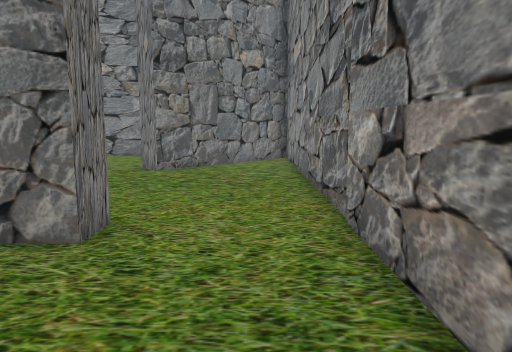
view 1 (above)

24 first-person views from a walk through a scene from a Unity 3-D project. The camera is 1.5 m above the floor, tilts 8° down and sees 70° across. The floor is counted in squares, 1 m on a side. Each view is taken from the middle of a square. On the plan, view 1 faces up. The plan holds only what a view shows up to about 16 squares ahead; the rest is blank. The place goes on beyond the plan. Some surface patterns are stand-ins.

view 2
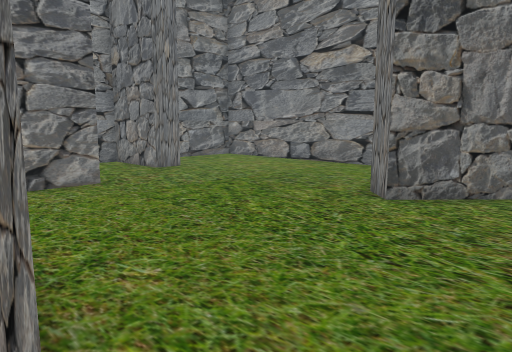

view 3
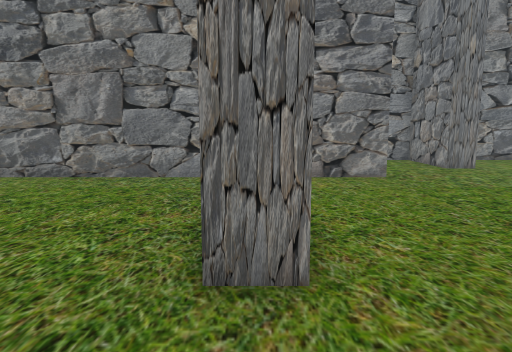

view 4
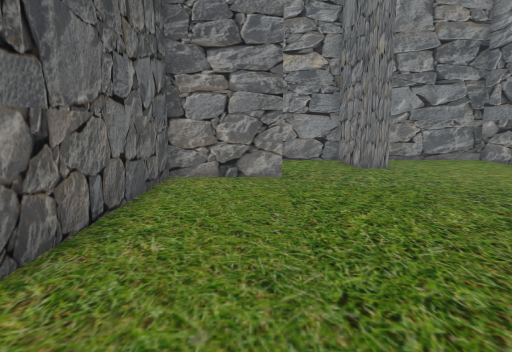

view 5
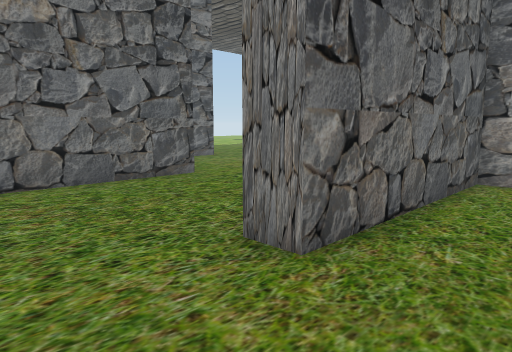

view 6
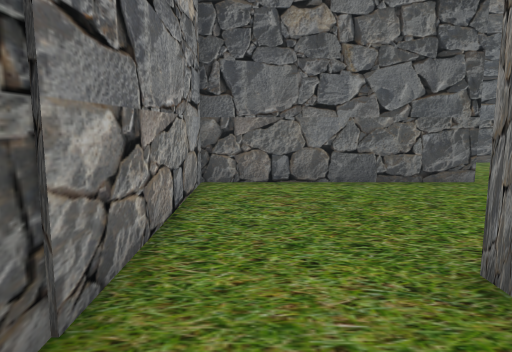

view 7
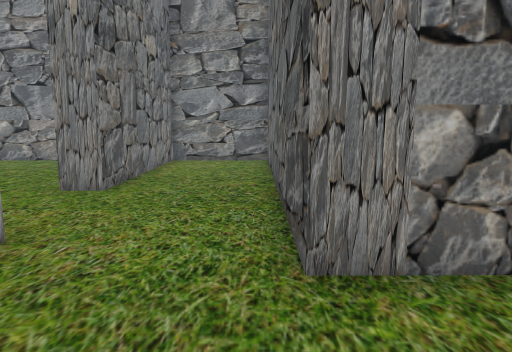

view 8
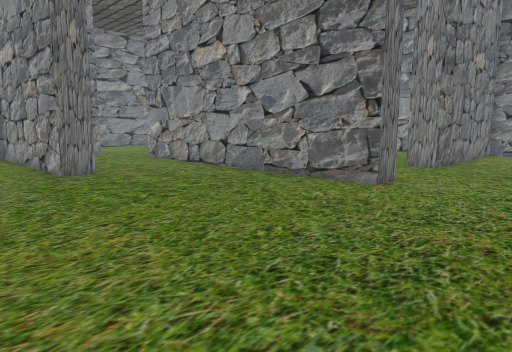

view 9
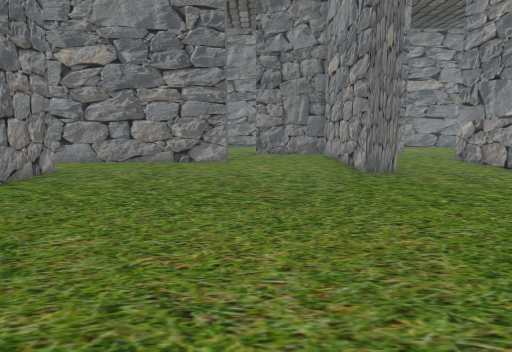

view 10
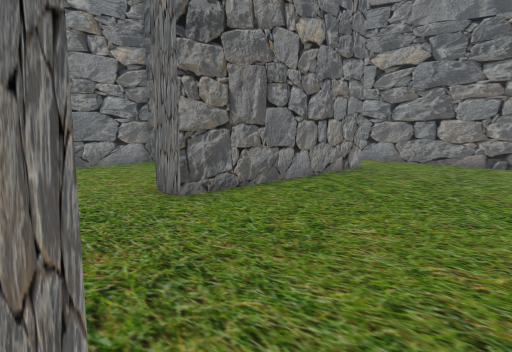

view 11
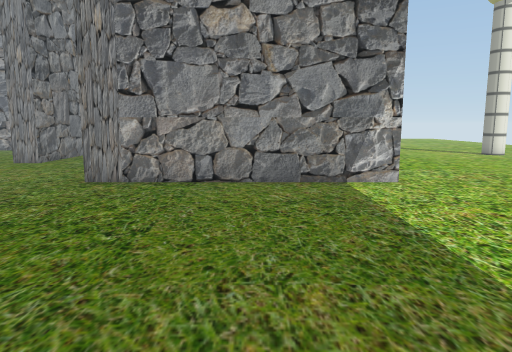

view 12
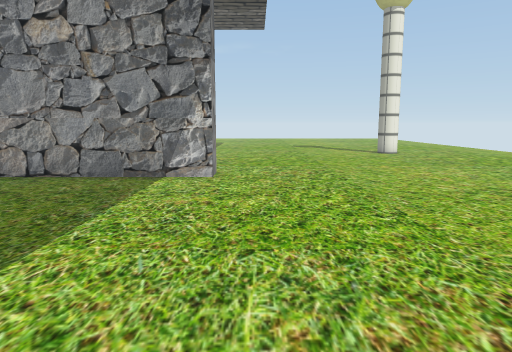

view 13
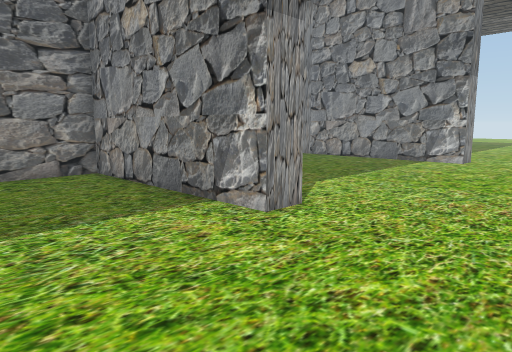

view 14
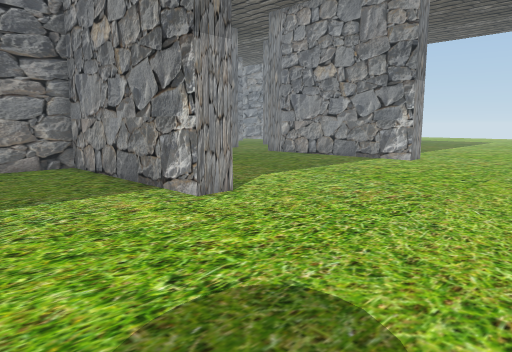

view 15
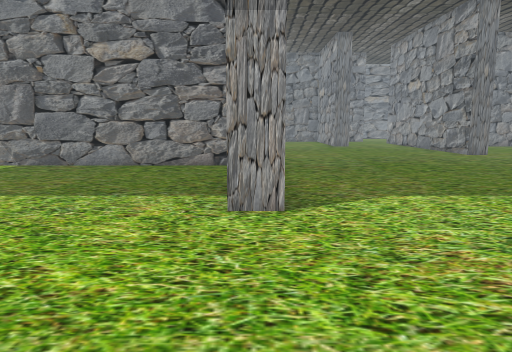

view 16
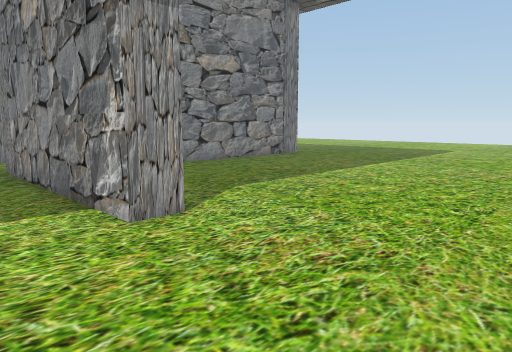

view 17
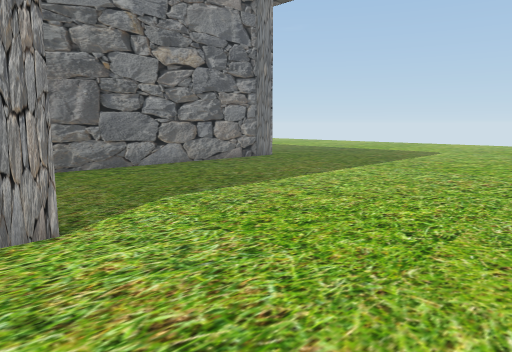

view 18
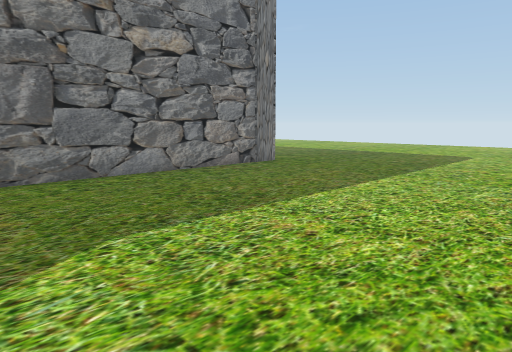

view 19
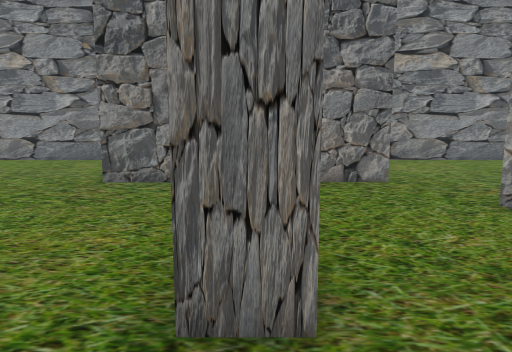

view 20
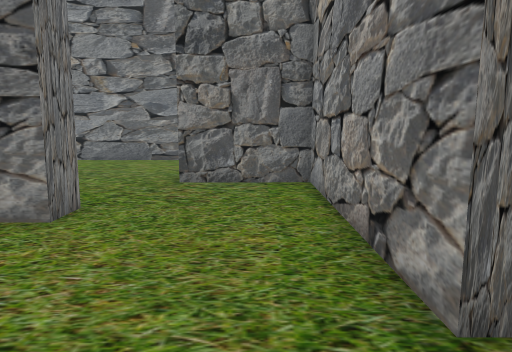

view 21
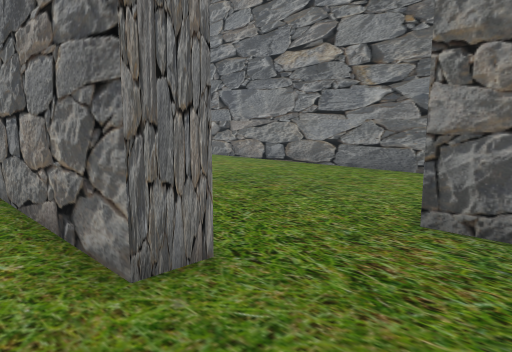

view 22
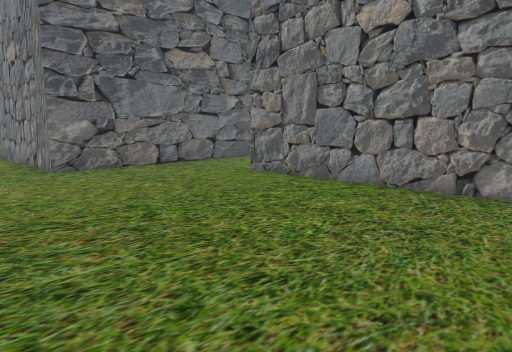

view 23
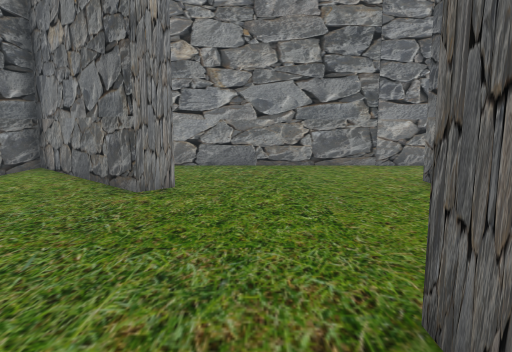

view 24
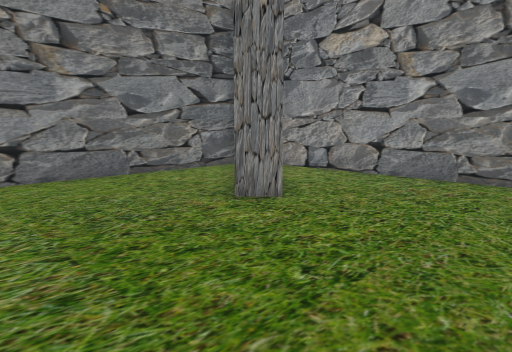

### Floor plan
Points are (right, up) in squares from view 1. A wall is a line through its corners. A room is listed if a view was taken in it or the views show most of it. See-through windows are left out.
Room 1 (views 1, 2, 3, 4, 5, 6, 7, 8, 9, 10, 11, 12, 13, 14, 15, 16, 17, 18, 19, 20, 21, 22, 23, 24)
walls: (-9.4, -2.7) (-10.5, -2.7) (-10.5, 8.7) (-9.4, 8.7) (-9.4, 5.5) (-2.3, 5.5) (-2.3, 4.4) (-3.2, 4.4); (-9.4, 3.5) (-9.4, -2.4); (-14.5, 4.4) (-15.6, 4.4) (-15.6, 11.5) (-19.1, 11.4); (-20.2, 8.6) (-20.2, 7.5) (-27.1, 7.5); (-11.5, 12.6) (-11.5, 11.6) (-14.6, 11.5) (-14.6, 9.1); (-9.4, -14.8) (-10.5, -14.8) (-10.5, -6.5) (1.5, -6.5) (1.4, -2.5) (-5.7, -2.5) (-5.7, -1.5) (1.4, -1.5) (1.4, 16); (-25.5, 4.9) (-25.5, -2.7) (-26.5, -2.7); (2.8, -7.5) (-7.5, -7.5); (-20.4, -14.8) (-21.5, -14.8) (-21.5, -7.5) (-27.5, -7.5); (-27.4, -6.5) (-20.5, -6.5) (-20.5, -13.4); (-12.6, 17.6) (-14.6, 17.6) (-14.6, 13.6); (0.8, 16.1) (-3.3, 12) (-4, 12.7) (0.8, 17.6) (-10.4, 17.6)
ways out: opening at (-19.7, 10)

Positions as (right, up) in squares from view 1, and headings:
1: (0, 0), facing up
2: (0, 5), facing up-left
3: (1, 5), facing left
4: (1, 8), facing left
5: (1, 8), facing down-left
6: (0, 8), facing down
7: (-14, -6), facing right
8: (-19, -7), facing up-right
9: (-19, -7), facing up
10: (-19, -7), facing up-left
11: (-20, -11), facing right
12: (-21, -16), facing right
13: (-26, -19), facing up-right
14: (-26, -21), facing up-right
15: (-21, -21), facing up
16: (-13, -20), facing up-right
17: (-11, -20), facing up-right
18: (-9, -18), facing up-right
19: (-15, 2), facing up
20: (-17, 2), facing up
21: (-17, 6), facing up-left
22: (-17, 6), facing down-left
23: (-12, 10), facing right
24: (-9, 7), facing up-right
